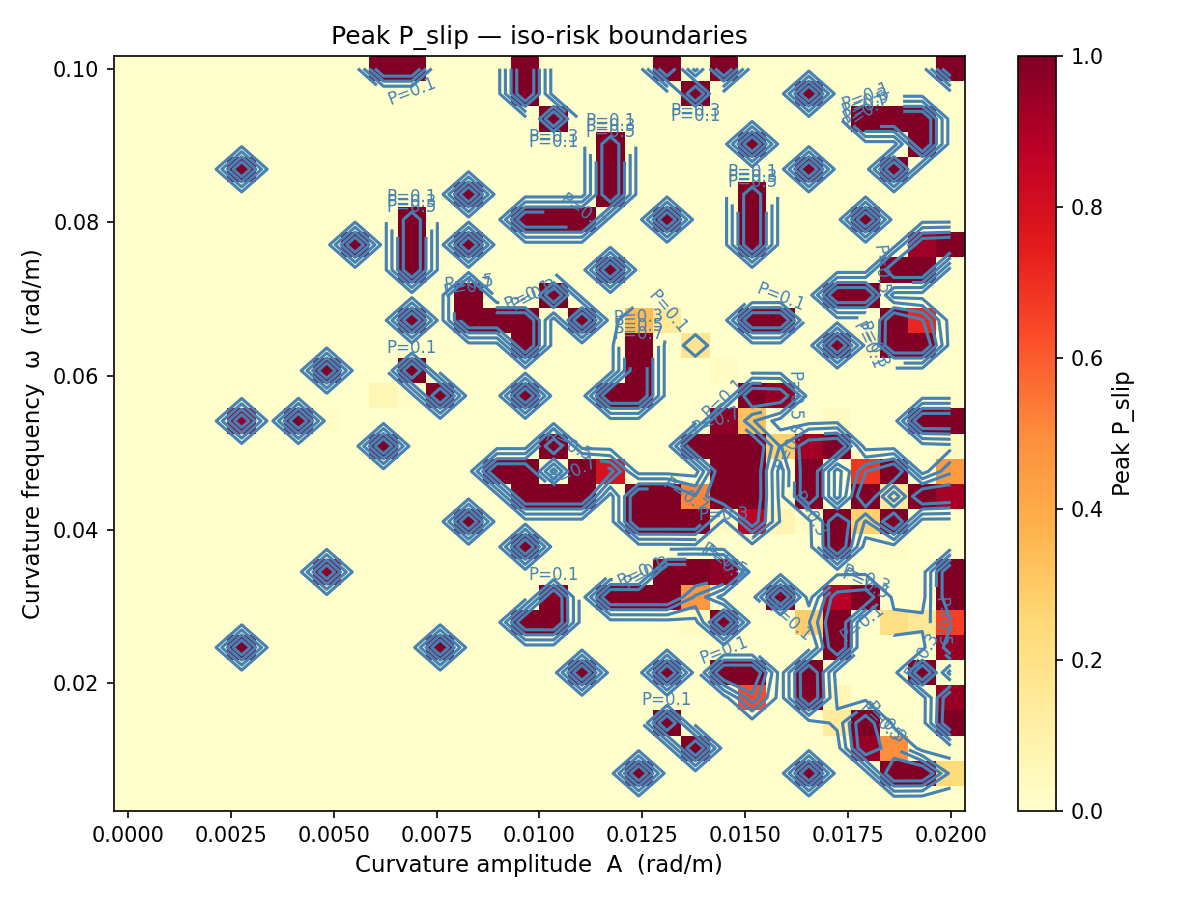

This chart was generated by the following Python code:
"""
prob_demo.py — 2D sweep of (kappa_A, kappa_omega) → P_slip heatmap.

For each (A, ω) pair, runs the MPC-controlled ego on that road geometry
(no surrounding vehicles) and records the peak P_slip encountered.
Plots a heatmap with iso-risk boundary contours.

MPC is re-solved every MPC_INTERVAL seconds (zero-order hold in between)
to keep the grid evaluation fast.

Run: python prob_demo.py
"""

import numpy as np
import matplotlib
matplotlib.use('Agg')
import matplotlib.pyplot as plt

import dynamics.env_dynamics as env_dynamics
import environment.env_scenario as env_scenario
import risks.env_risk as env_risk
from environment.scenarios import SandwichScenario
from controller.mpc import MPC

# ── Grid ───────────────────────────────────────────────────────────────────────

A_vals     = np.linspace(0.0,   0.02,  15)    # curvature amplitude (rad/m)
OMEGA_vals = np.linspace(0.005, 0.10,  15)    # curvature frequency (rad/m)

# ── Fixed scenario (road only, no surrounding vehicles) ────────────────────────

_BASE = dict(
    n_lanes    = 1,
    ego_lane   = 0,
    lane_width = 3.7,
    ego_ey     = 0.0,
    ego_epsi   = 0.0,
    v0         = 20.0,
    vehicles   = [],
    dt         = 0.05,
    t_end      = 8.0,
)

RISK_WEIGHTS = {'c2c': 0.35, 'slip': 0.15, 'roll': 0.15, 'ld': 0.35}
V_REF        = 20.0
MPC_INTERVAL = 0.05    # s between MPC solves

# ── Single-run evaluator ───────────────────────────────────────────────────────

def eval_road(kappa_A: float, kappa_omega: float) -> float:
    sc  = SandwichScenario(kappa_A=kappa_A, kappa_omega=kappa_omega, **_BASE)
    mpc = MPC(risk_weights=RISK_WEIGHTS, v_ref=V_REF, w_v=0.001)

    ego_state = sc.ego_init_state()
    ego_lane  = sc.ego_lane
    # Start at first curvature peak: κ(s₀)=A when ω·s₀=π/2
    s_ego     = (np.pi / 2) / kappa_omega if kappa_omega > 0 else 0.0
    # psi must equal θ(s₀) so that e_psi = psi − θ(s₀) = 0 is consistent
    ego_state[1] = float(env_dynamics.theta_road(s_ego, kappa_A, kappa_omega))
    vehicles  = env_scenario.init_vehicles(sc, s_ego_init=s_ego)

    n_steps   = int(sc.t_end / sc.dt)
    mpc_every = max(1, int(MPC_INTERVAL / sc.dt))
    a, delta  = 0.0, 0.0
    pslip_log = []

    for k in range(n_steps):
        if k % mpc_every == 0:
            a, delta = mpc.solve(ego_state, s_ego, ego_lane, vehicles, sc)

        ego_fut, _ = mpc._predict(
            ego_state, s_ego, ego_lane, vehicles, sc, a, delta
        )
        pslip_log.append(env_risk.P_slip(ego_fut, a, delta))

        ego_state, s_ego, ego_lane = env_dynamics.step(
            ego_state, a, delta, s_ego, ego_lane,
            sc.kappa_A, sc.kappa_omega, sc.n_lanes, sc.lane_width, sc.dt,
        )
        if ego_lane < -1 or ego_lane >= sc.n_lanes + 1:
            break

    return float(np.percentile(pslip_log, 95)) if pslip_log else 0.0

# ── Grid search ────────────────────────────────────────────────────────────────

nA, nO  = len(A_vals), len(OMEGA_vals)
P_grid  = np.zeros((nO, nA))

print(f"Grid search: {nA} × {nO} = {nA * nO} evaluations "
      f"(MPC every {MPC_INTERVAL} s)")

for i, omega in enumerate(OMEGA_vals):
    for j, A in enumerate(A_vals):
        P_grid[i, j] = eval_road(A, omega)
    print(f"  ω={omega:.4f} done  —  row max P_slip={P_grid[i].max():.4f}")

# ── Plot: heatmap + iso-risk boundaries ───────────────────────────────────────

BOUNDARY_LEVELS = [0.1, 0.3, 0.5, 0.7]   # P_slip iso-contours to highlight

fig, ax = plt.subplots(figsize=(8, 6))

im = ax.pcolormesh(A_vals, OMEGA_vals, P_grid,
                   cmap='YlOrRd', vmin=0.0, vmax=max(P_grid.max(), 1e-3),
                   shading='auto')
cb = plt.colorbar(im, ax=ax)
cb.set_label('Peak P_slip', fontsize=11)

# Iso-risk boundary contours
cs = ax.contour(A_vals, OMEGA_vals, P_grid,
                levels=BOUNDARY_LEVELS,
                colors='steelblue', linewidths=1.5)
ax.clabel(cs, fmt='P=%.1f', fontsize=8, inline=True)

ax.set_xlabel('Curvature amplitude  A  (rad/m)', fontsize=11)
ax.set_ylabel('Curvature frequency  ω  (rad/m)', fontsize=11)
ax.set_title('Peak P_slip — iso-risk boundaries', fontsize=12)

plt.tight_layout()
plt.savefig('prob_demo.png', dpi=150)
print("Saved: prob_demo.png")
